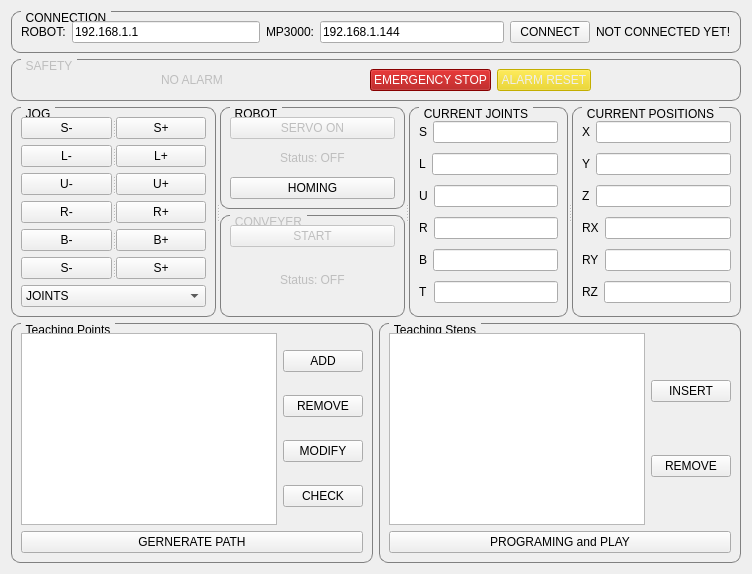
      <widget class="QWidget" name="tab">
       <attribute name="title">
        <string>Teaching - Monitoring</string>
       </attribute>
       <layout class="QVBoxLayout" name="verticalLayout_6">
        <item>
         <widget class="QGroupBox" name="groupBoxUDP">
          <property name="enabled">
           <bool>true</bool>
          </property>
          <property name="cursor">
           <cursorShape>ArrowCursor</cursorShape>
          </property>
          <property name="mouseTracking">
           <bool>false</bool>
          </property>
          <property name="styleSheet">
           <string notr="true">QGroupBox {
    border: 1px solid gray;
    border-radius: 9px;
    margin-top: 0.5em;
}

QGroupBox::title {
    subcontrol-origin: margin;
    left: 10px;
    padding: 0 3px 0 3px;
}</string>
          </property>
          <property name="title">
           <string>CONNECTION</string>
          </property>
          <layout class="QHBoxLayout" name="horizontalLayout_4">
           <item>
            <layout class="QHBoxLayout" name="horizontalLayout_2">
             <item>
              <widget class="QLabel" name="label">
               <property name="text">
                <string>ROBOT:</string>
               </property>
              </widget>
             </item>
             <item>
              <widget class="QLineEdit" name="lineEditrobotAddress">
               <property name="text">
                <string>192.168.1.1</string>
               </property>
              </widget>
             </item>
            </layout>
           </item>
           <item>
            <layout class="QHBoxLayout" name="horizontalLayout_3">
             <item>
              <widget class="QLabel" name="label_2">
               <property name="text">
                <string>MP3000:</string>
               </property>
              </widget>
             </item>
             <item>
              <widget class="QLineEdit" name="lineEditMP3000Address">
               <property name="text">
                <string>192.168.1.144</string>
               </property>
              </widget>
             </item>
            </layout>
           </item>
           <item>
            <layout class="QHBoxLayout" name="horizontalLayout_5">
             <item>
              <widget class="QPushButton" name="pushButtonConnect">
               <property name="text">
                <string>CONNECT</string>
               </property>
              </widget>
             </item>
             <item>
              <widget class="QLabel" name="labelConnectStatus">
               <property name="enabled">
                <bool>true</bool>
               </property>
               <property name="text">
                <string>NOT CONNECTED YET!</string>
               </property>
              </widget>
             </item>
            </layout>
           </item>
          </layout>
         </widget>
        </item>
        <item>
         <widget class="QGroupBox" name="groupBoxsafety">
          <property name="enabled">
           <bool>false</bool>
          </property>
          <property name="styleSheet">
           <string notr="true">QGroupBox {
    border: 1px solid gray;
    border-radius: 9px;
    margin-top: 0.5em;
}

QGroupBox::title {
    subcontrol-origin: margin;
    left: 10px;
    padding: 0 3px 0 3px;
}</string>
          </property>
          <property name="title">
           <string>SAFETY</string>
          </property>
          <layout class="QHBoxLayout" name="horizontalLayout_6">
           <item>
            <spacer name="horizontalSpacer_3">
             <property name="orientation">
              <enum>Qt::Horizontal</enum>
             </property>
             <property name="sizeHint" stdset="0">
              <size>
               <width>121</width>
               <height>20</height>
              </size>
             </property>
            </spacer>
           </item>
           <item>
            <widget class="QLabel" name="labelAlarmString">
             <property name="text">
              <string>NO ALARM</string>
             </property>
            </widget>
           </item>
           <item>
            <spacer name="horizontalSpacer_5">
             <property name="orientation">
              <enum>Qt::Horizontal</enum>
             </property>
             <property name="sizeHint" stdset="0">
              <size>
               <width>120</width>
               <height>20</height>
              </size>
             </property>
            </spacer>
           </item>
           <item>
            <widget class="QPushButton" name="pushButtonEStop">
             <property name="styleSheet">
              <string notr="true">color: rgb(255, 255, 255);
background-color: rgb(164, 0, 0);</string>
             </property>
             <property name="text">
              <string>EMERGENCY STOP</string>
             </property>
            </widget>
           </item>
           <item>
            <widget class="QPushButton" name="pushButtonAReset">
             <property name="enabled">
              <bool>false</bool>
             </property>
             <property name="styleSheet">
              <string notr="true">background-color: rgb(237, 212, 0);
color: rgb(238, 238, 236);</string>
             </property>
             <property name="text">
              <string>ALARM RESET</string>
             </property>
            </widget>
           </item>
           <item>
            <spacer name="horizontalSpacer_4">
             <property name="orientation">
              <enum>Qt::Horizontal</enum>
             </property>
             <property name="sizeHint" stdset="0">
              <size>
               <width>121</width>
               <height>20</height>
              </size>
             </property>
            </spacer>
           </item>
          </layout>
         </widget>
        </item>
        <item>
         <widget class="QSplitter" name="splitter">
          <property name="orientation">
           <enum>Qt::Horizontal</enum>
          </property>
          <widget class="QGroupBox" name="groupBoxJOG">
           <property name="enabled">
            <bool>true</bool>
           </property>
           <property name="styleSheet">
            <string notr="true">QGroupBox {
    border: 1px solid gray;
    border-radius: 9px;
    margin-top: 0.5em;
}

QGroupBox::title {
    subcontrol-origin: margin;
    left: 10px;
    padding: 0 3px 0 3px;
}</string>
           </property>
           <property name="title">
            <string>JOG</string>
           </property>
           <layout class="QVBoxLayout" name="verticalLayout_7">
            <item>
             <widget class="QSplitter" name="splitter_2">
              <property name="orientation">
               <enum>Qt::Horizontal</enum>
              </property>
              <widget class="QPushButton" name="pushButtonSubb_1">
               <property name="text">
                <string>S-</string>
               </property>
              </widget>
              <widget class="QPushButton" name="pushButtonAdd_1">
               <property name="text">
                <string>S+</string>
               </property>
              </widget>
             </widget>
            </item>
            <item>
             <widget class="QSplitter" name="splitter_3">
              <property name="orientation">
               <enum>Qt::Horizontal</enum>
              </property>
              <widget class="QPushButton" name="pushButtonSubb_2">
               <property name="text">
                <string>L-</string>
               </property>
              </widget>
              <widget class="QPushButton" name="pushButtonAdd_2">
               <property name="text">
                <string>L+</string>
               </property>
              </widget>
             </widget>
            </item>
            <item>
             <widget class="QSplitter" name="splitter_4">
              <property name="orientation">
               <enum>Qt::Horizontal</enum>
              </property>
              <widget class="QPushButton" name="pushButtonSubb_3">
               <property name="text">
                <string>U-</string>
               </property>
              </widget>
              <widget class="QPushButton" name="pushButtonAdd_3">
               <property name="text">
                <string>U+</string>
               </property>
              </widget>
             </widget>
            </item>
            <item>
             <widget class="QSplitter" name="splitter_5">
              <property name="orientation">
               <enum>Qt::Horizontal</enum>
              </property>
              <widget class="QPushButton" name="pushButtonSubb_4">
               <property name="text">
                <string>R-</string>
               </property>
              </widget>
              <widget class="QPushButton" name="pushButtonAdd_4">
               <property name="text">
                <string>R+</string>
               </property>
              </widget>
             </widget>
            </item>
            <item>
             <widget class="QSplitter" name="splitter_6">
              <property name="orientation">
               <enum>Qt::Horizontal</enum>
              </property>
              <widget class="QPushButton" name="pushButtonSubb_5">
               <property name="text">
                <string>B-</string>
               </property>
              </widget>
              <widget class="QPushButton" name="pushButtonAdd_5">
               <property name="text">
                <string>B+</string>
               </property>
              </widget>
             </widget>
            </item>
            <item>
             <widget class="QSplitter" name="splitter_7">
              <property name="orientation">
               <enum>Qt::Horizontal</enum>
              </property>
              <widget class="QPushButton" name="pushButtonSubb_6">
               <property name="text">
                <string>S-</string>
               </property>
              </widget>
              <widget class="QPushButton" name="pushButtonAdd_6">
               <property name="text">
                <string>S+</string>
               </property>
              </widget>
             </widget>
            </item>
            <item>
             <widget class="QSplitter" name="splitter_8">
              <property name="orientation">
               <enum>Qt::Horizontal</enum>
              </property>
              <widget class="QComboBox" name="comboBoxCoordinate">
               <item>
                <property name="text">
                 <string>JOINTS</string>
                </property>
               </item>
               <item>
                <property name="text">
                 <string>CARTESIAN</string>
                </property>
               </item>
              </widget>
             </widget>
            </item>
           </layout>
          </widget>
          <widget class="QWidget" name="layoutWidget">
           <layout class="QVBoxLayout" name="verticalLayout">
            <item>
             <widget class="QGroupBox" name="groupBoxRobotControl">
              <property name="enabled">
               <bool>true</bool>
              </property>
              <property name="styleSheet">
               <string notr="true">QGroupBox {
    border: 1px solid gray;
    border-radius: 9px;
    margin-top: 0.5em;
}

QGroupBox::title {
    subcontrol-origin: margin;
    left: 10px;
    padding: 0 3px 0 3px;
}</string>
              </property>
              <property name="title">
               <string>ROBOT</string>
              </property>
              <layout class="QHBoxLayout" name="horizontalLayout_19">
               <item>
                <layout class="QVBoxLayout" name="verticalLayout_5">
                 <item>
                  <widget class="QPushButton" name="pushButtonServo">
                   <property name="enabled">
                    <bool>false</bool>
                   </property>
                   <property name="text">
                    <string>SERVO ON</string>
                   </property>
                  </widget>
                 </item>
                 <item>
                  <layout class="QHBoxLayout" name="horizontalLayout_21">
                   <item>
                    <spacer name="horizontalSpacer_30">
                     <property name="orientation">
                      <enum>Qt::Horizontal</enum>
                     </property>
                     <property name="sizeHint" stdset="0">
                      <size>
                       <width>40</width>
                       <height>20</height>
                      </size>
                     </property>
                    </spacer>
                   </item>
                   <item>
                    <widget class="QLabel" name="labelStatusServo">
                     <property name="enabled">
                      <bool>false</bool>
                     </property>
                     <property name="text">
                      <string>Status: OFF</string>
                     </property>
                    </widget>
                   </item>
                   <item>
                    <spacer name="horizontalSpacer_31">
                     <property name="orientation">
                      <enum>Qt::Horizontal</enum>
                     </property>
                     <property name="sizeHint" stdset="0">
                      <size>
                       <width>40</width>
                       <height>20</height>
                      </size>
                     </property>
                    </spacer>
                   </item>
                  </layout>
                 </item>
                 <item>
                  <widget class="QPushButton" name="pushButtonHoming">
                   <property name="text">
                    <string>HOMING</string>
                   </property>
                  </widget>
                 </item>
                </layout>
               </item>
              </layout>
             </widget>
            </item>
            <item>
             <widget class="QGroupBox" name="groupBoxConveyer">
              <property name="enabled">
               <bool>false</bool>
              </property>
              <property name="styleSheet">
               <string notr="true">QGroupBox {
    border: 1px solid gray;
    border-radius: 9px;
    margin-top: 0.5em;
}

QGroupBox::title {
    subcontrol-origin: margin;
    left: 10px;
    padding: 0 3px 0 3px;
}</string>
              </property>
              <property name="title">
               <string>CONVEYER</string>
              </property>
              <layout class="QHBoxLayout" name="horizontalLayout_20">
               <item>
                <layout class="QVBoxLayout" name="verticalLayout_4">
                 <item>
                  <widget class="QPushButton" name="pushButtonStartConveyer">
                   <property name="text">
                    <string>START</string>
                   </property>
                  </widget>
                 </item>
                 <item>
                  <layout class="QHBoxLayout" name="horizontalLayout_22">
                   <item>
                    <spacer name="horizontalSpacer_32">
                     <property name="orientation">
                      <enum>Qt::Horizontal</enum>
                     </property>
                     <property name="sizeHint" stdset="0">
                      <size>
                       <width>40</width>
                       <height>20</height>
                      </size>
                     </property>
                    </spacer>
                   </item>
                   <item>
                    <widget class="QLabel" name="labelStatusConveyer">
                     <property name="text">
                      <string>Status: OFF</string>
                     </property>
                    </widget>
                   </item>
                   <item>
                    <spacer name="horizontalSpacer_33">
                     <property name="orientation">
                      <enum>Qt::Horizontal</enum>
                     </property>
                     <property name="sizeHint" stdset="0">
                      <size>
                       <width>40</width>
                       <height>20</height>
                      </size>
                     </property>
                    </spacer>
                   </item>
                  </layout>
                 </item>
                </layout>
               </item>
              </layout>
             </widget>
            </item>
           </layout>
          </widget>
          <widget class="QGroupBox" name="groupBox_2">
           <property name="sizePolicy">
            <sizepolicy hsizetype="Preferred" vsizetype="Preferred">
             <horstretch>0</horstretch>
             <verstretch>0</verstretch>
            </sizepolicy>
           </property>
           <property name="styleSheet">
            <string notr="true">QGroupBox {
    border: 1px solid gray;
    border-radius: 9px;
    margin-top: 0.5em;
}

QGroupBox::title {
    subcontrol-origin: margin;
    left: 10px;
    padding: 0 3px 0 3px;
}</string>
           </property>
           <property name="title">
            <string>CURRENT JOINTS</string>
           </property>
           <layout class="QVBoxLayout" name="verticalLayout_3">
            <item>
             <layout class="QHBoxLayout" name="horizontalLayout_7">
              <item>
               <widget class="QLabel" name="label_4">
                <property name="text">
                 <string>S</string>
                </property>
               </widget>
              </item>
              <item>
               <widget class="QLineEdit" name="lineEditS">
                <property name="alignment">
                 <set>Qt::AlignCenter</set>
                </property>
                <property name="readOnly">
                 <bool>true</bool>
                </property>
               </widget>
              </item>
             </layout>
            </item>
            <item>
             <layout class="QHBoxLayout" name="horizontalLayout_8">
              <item>
               <widget class="QLabel" name="label_7">
                <property name="text">
                 <string>L</string>
                </property>
               </widget>
              </item>
              <item>
               <widget class="QLineEdit" name="lineEditL">
                <property name="alignment">
                 <set>Qt::AlignCenter</set>
                </property>
                <property name="readOnly">
                 <bool>true</bool>
                </property>
               </widget>
              </item>
             </layout>
            </item>
            <item>
             <layout class="QHBoxLayout" name="horizontalLayout_9">
              <item>
               <widget class="QLabel" name="label_10">
                <property name="text">
                 <string>U</string>
                </property>
               </widget>
              </item>
              <item>
               <widget class="QLineEdit" name="lineEditU">
                <property name="alignment">
                 <set>Qt::AlignCenter</set>
                </property>
                <property name="readOnly">
                 <bool>true</bool>
                </property>
               </widget>
              </item>
             </layout>
            </item>
            <item>
             <layout class="QHBoxLayout" name="horizontalLayout_10">
              <item>
               <widget class="QLabel" name="label_13">
                <property name="text">
                 <string>R</string>
                </property>
               </widget>
              </item>
              <item>
               <widget class="QLineEdit" name="lineEditR">
                <property name="alignment">
                 <set>Qt::AlignCenter</set>
                </property>
                <property name="readOnly">
                 <bool>true</bool>
                </property>
               </widget>
              </item>
             </layout>
            </item>
            <item>
             <layout class="QHBoxLayout" name="horizontalLayout_11">
              <item>
               <widget class="QLabel" name="label_16">
                <property name="text">
                 <string>B</string>
                </property>
               </widget>
              </item>
              <item>
               <widget class="QLineEdit" name="lineEditB">
                <property name="alignment">
                 <set>Qt::AlignCenter</set>
                </property>
                <property name="readOnly">
                 <bool>true</bool>
                </property>
               </widget>
              </item>
             </layout>
            </item>
            <item>
             <layout class="QHBoxLayout" name="horizontalLayout_12">
              <item>
               <widget class="QLabel" name="label_19">
                <property name="text">
                 <string>T</string>
                </property>
               </widget>
              </item>
              <item>
               <widget class="QLineEdit" name="lineEditT">
                <property name="alignment">
                 <set>Qt::AlignCenter</set>
                </property>
                <property name="readOnly">
                 <bool>true</bool>
                </property>
               </widget>
              </item>
             </layout>
            </item>
           </layout>
          </widget>
          <widget class="QGroupBox" name="groupBox_3">
           <property name="sizePolicy">
            <sizepolicy hsizetype="Preferred" vsizetype="Preferred">
             <horstretch>0</horstretch>
             <verstretch>0</verstretch>
            </sizepolicy>
           </property>
           <property name="styleSheet">
            <string notr="true">QGroupBox {
    border: 1px solid gray;
    border-radius: 9px;
    margin-top: 0.5em;
}

QGroupBox::title {
    subcontrol-origin: margin;
    left: 10px;
    padding: 0 3px 0 3px;
}</string>
           </property>
           <property name="title">
            <string>CURRENT POSITIONS</string>
           </property>
           <layout class="QVBoxLayout" name="verticalLayout_2">
            <item>
             <layout class="QHBoxLayout" name="horizontalLayout_13">
              <item>
               <widget class="QLabel" name="label_22">
                <property name="text">
                 <string>X</string>
                </property>
               </widget>
              </item>
              <item>
               <widget class="QLineEdit" name="lineEditX">
                <property name="alignment">
                 <set>Qt::AlignCenter</set>
                </property>
                <property name="readOnly">
                 <bool>true</bool>
                </property>
               </widget>
              </item>
             </layout>
            </item>
            <item>
             <layout class="QHBoxLayout" name="horizontalLayout_14">
              <item>
               <widget class="QLabel" name="label_25">
                <property name="text">
                 <string>Y</string>
                </property>
               </widget>
              </item>
              <item>
               <widget class="QLineEdit" name="lineEditY">
                <property name="alignment">
                 <set>Qt::AlignCenter</set>
                </property>
                <property name="readOnly">
                 <bool>true</bool>
                </property>
               </widget>
              </item>
             </layout>
            </item>
            <item>
             <layout class="QHBoxLayout" name="horizontalLayout_15">
              <item>
               <widget class="QLabel" name="label_28">
                <property name="text">
                 <string>Z</string>
                </property>
               </widget>
              </item>
              <item>
               <widget class="QLineEdit" name="lineEditZ">
                <property name="alignment">
                 <set>Qt::AlignCenter</set>
                </property>
                <property name="readOnly">
                 <bool>true</bool>
                </property>
               </widget>
              </item>
             </layout>
            </item>
            <item>
             <layout class="QHBoxLayout" name="horizontalLayout_16">
              <item>
               <widget class="QLabel" name="label_31">
                <property name="text">
                 <string>RX</string>
                </property>
               </widget>
              </item>
              <item>
               <widget class="QLineEdit" name="lineEditRX">
                <property name="alignment">
                 <set>Qt::AlignCenter</set>
                </property>
                <property name="readOnly">
                 <bool>true</bool>
                </property>
               </widget>
              </item>
             </layout>
            </item>
            <item>
             <layout class="QHBoxLayout" name="horizontalLayout_17">
              <item>
               <widget class="QLabel" name="label_34">
                <property name="text">
                 <string>RY</string>
                </property>
               </widget>
              </item>
              <item>
               <widget class="QLineEdit" name="lineEditRY">
                <property name="alignment">
                 <set>Qt::AlignCenter</set>
                </property>
                <property name="readOnly">
                 <bool>true</bool>
                </property>
               </widget>
              </item>
             </layout>
            </item>
            <item>
             <layout class="QHBoxLayout" name="horizontalLayout_18">
              <item>
               <widget class="QLabel" name="label_37">
                <property name="text">
                 <string>RZ</string>
                </property>
               </widget>
              </item>
              <item>
               <widget class="QLineEdit" name="lineEditRZ">
                <property name="alignment">
                 <set>Qt::AlignCenter</set>
                </property>
                <property name="readOnly">
                 <bool>true</bool>
                </property>
               </widget>
              </item>
             </layout>
            </item>
           </layout>
          </widget>
         </widget>
        </item>
        <item>
         <layout class="QHBoxLayout" name="horizontalLayout_28">
          <item>
           <widget class="QGroupBox" name="groupBoxTeachingPoint">
            <property name="styleSheet">
             <string notr="true">QGroupBox {
    border: 1px solid gray;
    border-radius: 9px;
    margin-top: 0.5em;
}

QGroupBox::title {
    subcontrol-origin: margin;
    left: 10px;
    padding: 0 3px 0 3px;
}</string>
            </property>
            <property name="title">
             <string>Teaching Points</string>
            </property>
            <layout class="QVBoxLayout" name="verticalLayout_8">
             <item>
              <layout class="QHBoxLayout" name="horizontalLayout_24">
               <item>
                <widget class="QListWidget" name="listWidgetPoints"/>
               </item>
               <item>
                <layout class="QVBoxLayout" name="verticalLayout_9">
                 <item>
                  <widget class="QPushButton" name="pushButtonAddPoint">
                   <property name="text">
                    <string>ADD</string>
                   </property>
                  </widget>
                 </item>
                 <item>
                  <widget class="QPushButton" name="pushButtonRemovePoint">
                   <property name="text">
                    <string>REMOVE</string>
                   </property>
                  </widget>
                 </item>
                 <item>
                  <widget class="QPushButton" name="pushButtonModifyPoint">
                   <property name="text">
                    <string>MODIFY</string>
                   </property>
                  </widget>
                 </item>
                 <item>
                  <widget class="QPushButton" name="pushButtonCheckPoint">
                   <property name="text">
                    <string>CHECK</string>
                   </property>
                  </widget>
                 </item>
                </layout>
               </item>
              </layout>
             </item>
             <item>
              <layout class="QHBoxLayout" name="horizontalLayout_25">
               <item>
                <widget class="QPushButton" name="pushButtonGeneratePath">
                 <property name="text">
                  <string>GERNERATE PATH</string>
                 </property>
                </widget>
               </item>
              </layout>
             </item>
            </layout>
           </widget>
          </item>
          <item>
           <widget class="QGroupBox" name="groupBoxTeachingStep">
            <property name="styleSheet">
             <string notr="true">QGroupBox {
    border: 1px solid gray;
    border-radius: 9px;
    margin-top: 0.5em;
}

QGroupBox::title {
    subcontrol-origin: margin;
    left: 10px;
    padding: 0 3px 0 3px;
}</string>
            </property>
            <property name="title">
             <string>Teaching Steps</string>
            </property>
            <layout class="QVBoxLayout" name="verticalLayout_10">
             <item>
              <layout class="QHBoxLayout" name="horizontalLayout_26">
               <item>
                <widget class="QListWidget" name="listWidgetSteps">
                 <property name="enabled">
                  <bool>true</bool>
                 </property>
                </widget>
               </item>
               <item>
                <layout class="QVBoxLayout" name="verticalLayout_11">
                 <item>
                  <widget class="QPushButton" name="pushButtonInsertStep">
                   <property name="text">
                    <string>INSERT</string>
                   </property>
                  </widget>
                 </item>
                 <item>
                  <widget class="QPushButton" name="pushButtonRemoveStep">
                   <property name="text">
                    <string>REMOVE</string>
                   </property>
                  </widget>
                 </item>
                </layout>
               </item>
              </layout>
             </item>
             <item>
              <layout class="QHBoxLayout" name="horizontalLayout_27">
               <item>
                <widget class="QPushButton" name="pushButtonPrograming">
                 <property name="text">
                  <string>PROGRAMING and PLAY</string>
                 </property>
                </widget>
               </item>
              </layout>
             </item>
            </layout>
           </widget>
          </item>
         </layout>
        </item>
       </layout>
      </widget>
